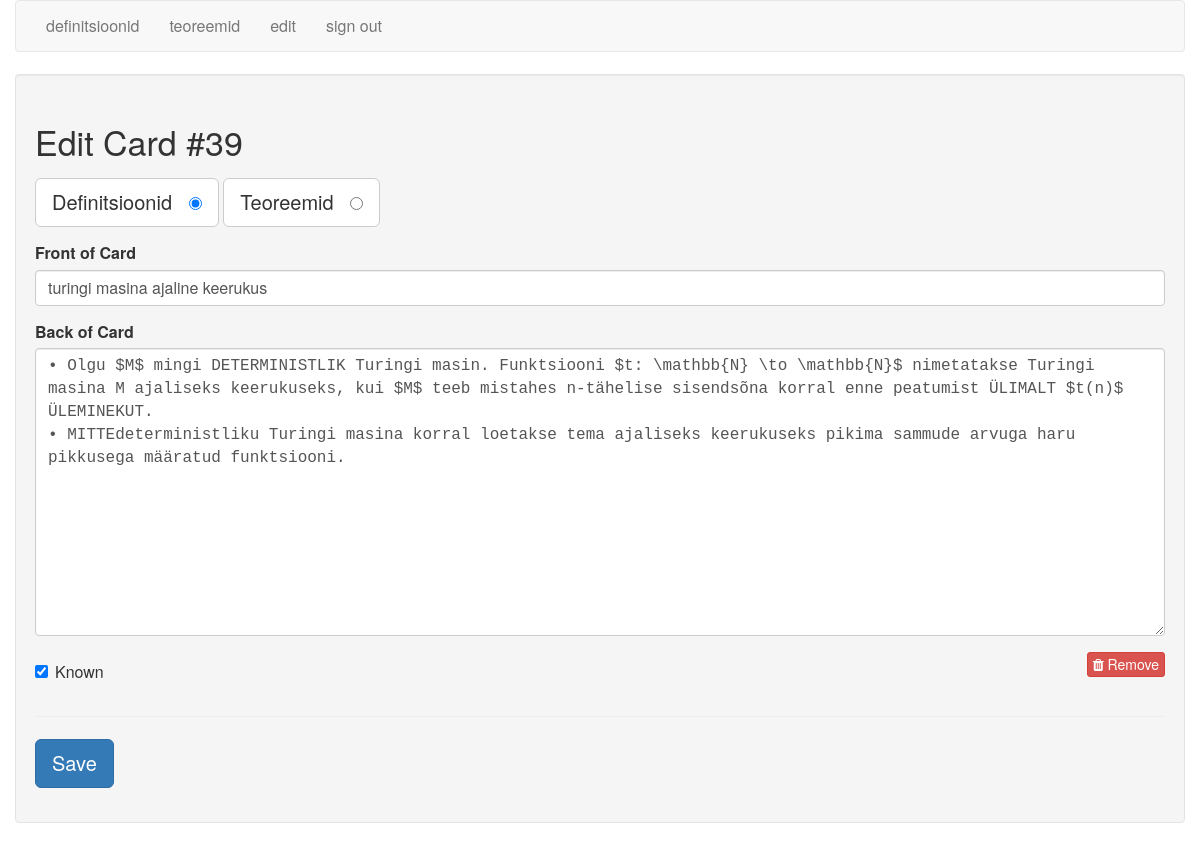
Page /edit/39 (signed in) on the committed database.
### tables this page shows
CREATE TABLE cards (
  id integer primary key autoincrement,
  type tinyint not null, /* 1 for vocab, 2 for code */
  front text not null,
  back text not null,
  known boolean default 0
);

### flash_cards.py (the view)
@app.route('/edit/<card_id>')
def edit(card_id):
    if not session.get('logged_in'):
        return redirect(url_for('login'))
    db = get_db()
    query = '''
        SELECT id, type, front, back, known
        FROM cards
        WHERE id = ?
    '''
    cur = db.execute(query, [card_id])
    card = cur.fetchone()
    return render_template('edit.html', card=card)

### flash_cards.py (called while the page is built)
def connect_db():
    rv = sqlite3.connect(app.config['DATABASE'])
    rv.row_factory = sqlite3.Row
    return rv

def get_db():
    if not hasattr(g, 'sqlite_db'):
        g.sqlite_db = connect_db()
    return g.sqlite_db

### templates/edit.html (shortened to what this page needs)
{% extends "layout.html" %}
{% block body %}
    <div class="well">
        <h2>Edit Card #{{ card.id }}</h2>
        <form action="{{ url_for('edit_card') }}" method="post" class="cardForm">
            <div class="form-group">
                <label for="general" class="btn btn-default btn-lg">Definitsioonid &nbsp;
                    <input type="radio" name="type" value="1"
                           id="general" {{ "checked" if (card.type == 1) else "" }} />
                </label>
                <label for="code" class="btn btn-default btn-lg">Teoreemid &nbsp;
                    <input type="radio" name="type" value="2" id="code" {{ "checked" if (card.type == 2) else "" }} />
                </label>
            </div>
            <div class="form-group">
                <label for="front">Front of Card</label>
                <input type="text" name="front" id="front" class="form-control" value="{{ card.front|e }}">
            </div>
            <div class="form-group">
                <label for="back">Back of Card</label>
                <textarea name="back"
                          class="form-control"
                          id="back"
                          placeholder="back of card"
                          rows="12">{{ card.back|e }}</textarea>
            </div>
            <div class="row">
                <div class="col-xs-6">
                    <div class="checkbox">
                        <label>
                            <input type="checkbox" name="known"
                                   value="1" {{ "checked" if (card.known == 1) else "" }} /> Known
                        </label>
                    </div>
                </div>
                <div class="col-xs-6 text-right">
                    <a href="{{ url_for('delete', card_id=card.id) }}" class="btn btn-danger btn-xs">
                        <i class="fa fa-trash"></i>
                        Remove
                    </a>
                </div>
            </div>
            <hr/>
            <div class="form-group">
                <button type="submit" class="saveButton btn btn-lg btn-primary">Save</button>
            </div>
        </form>
    </div>
{% endblock %}

### static/style.css (style rules this page uses)
textarea { font-family: monospace; }

### rows in the picture
cards: id "39", front "turingi masina ajaline keerukus", back "• Olgu $M$ mingi DETERMINISTLIK Turingi masin. Funktsiooni $t: \\mathbb{N} \\to \\mathbb{N}$ nimetatakse Turingi masina M ajaliseks keerukuseks, kui $M$ teeb mistahes n-tähelise sisendsõna korral enne peatumist ÜLIMALT $t(n)$ ÜLEMINEKUT. • MITTEdeterministliku Turingi masina korral loetakse tema ajaliseks keerukuseks pikima sammude arvuga haru pikkusega määratud funktsiooni."
